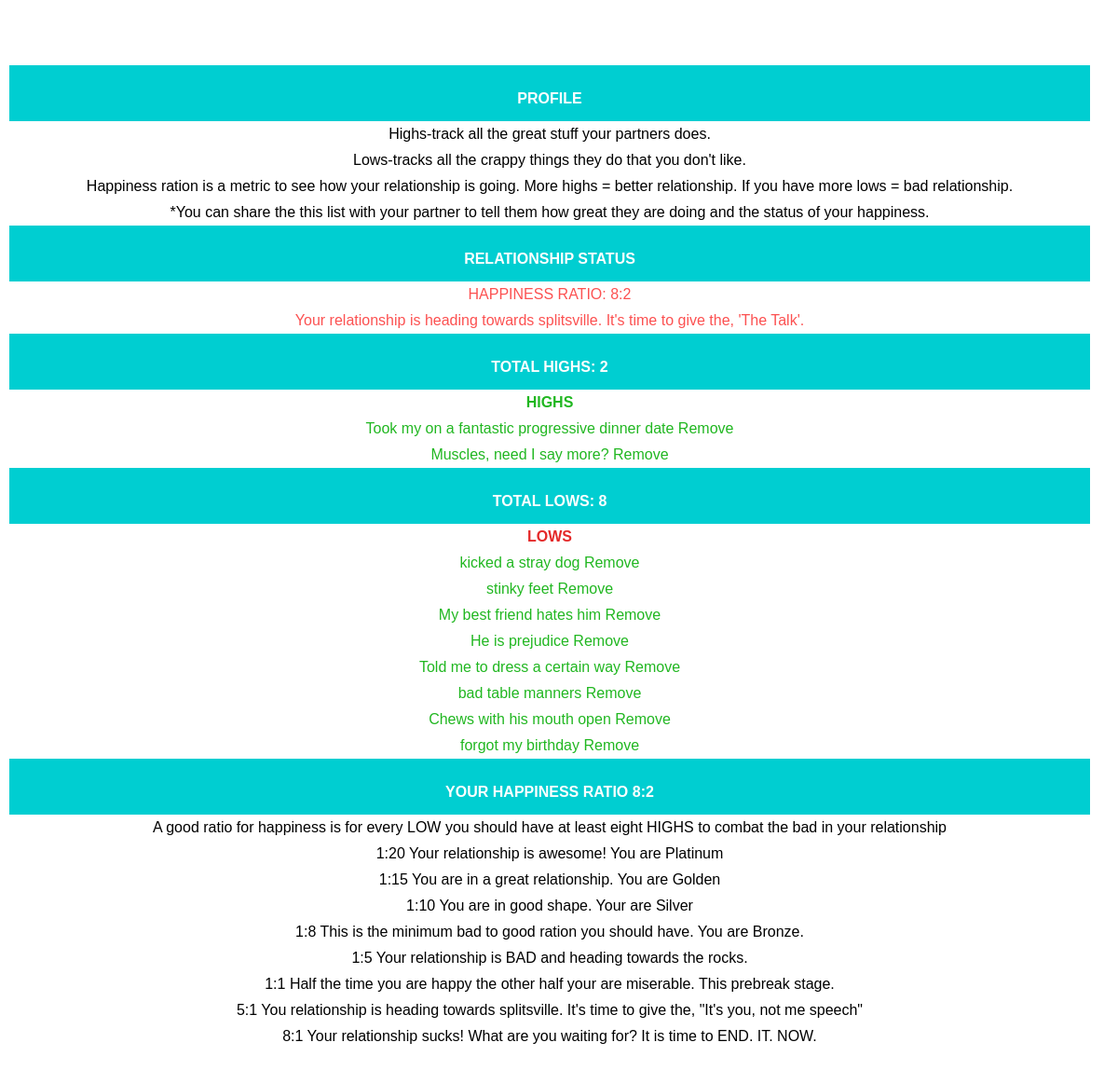
The page /Endit/show_HiLo (signed in) on the database as committed earlier.
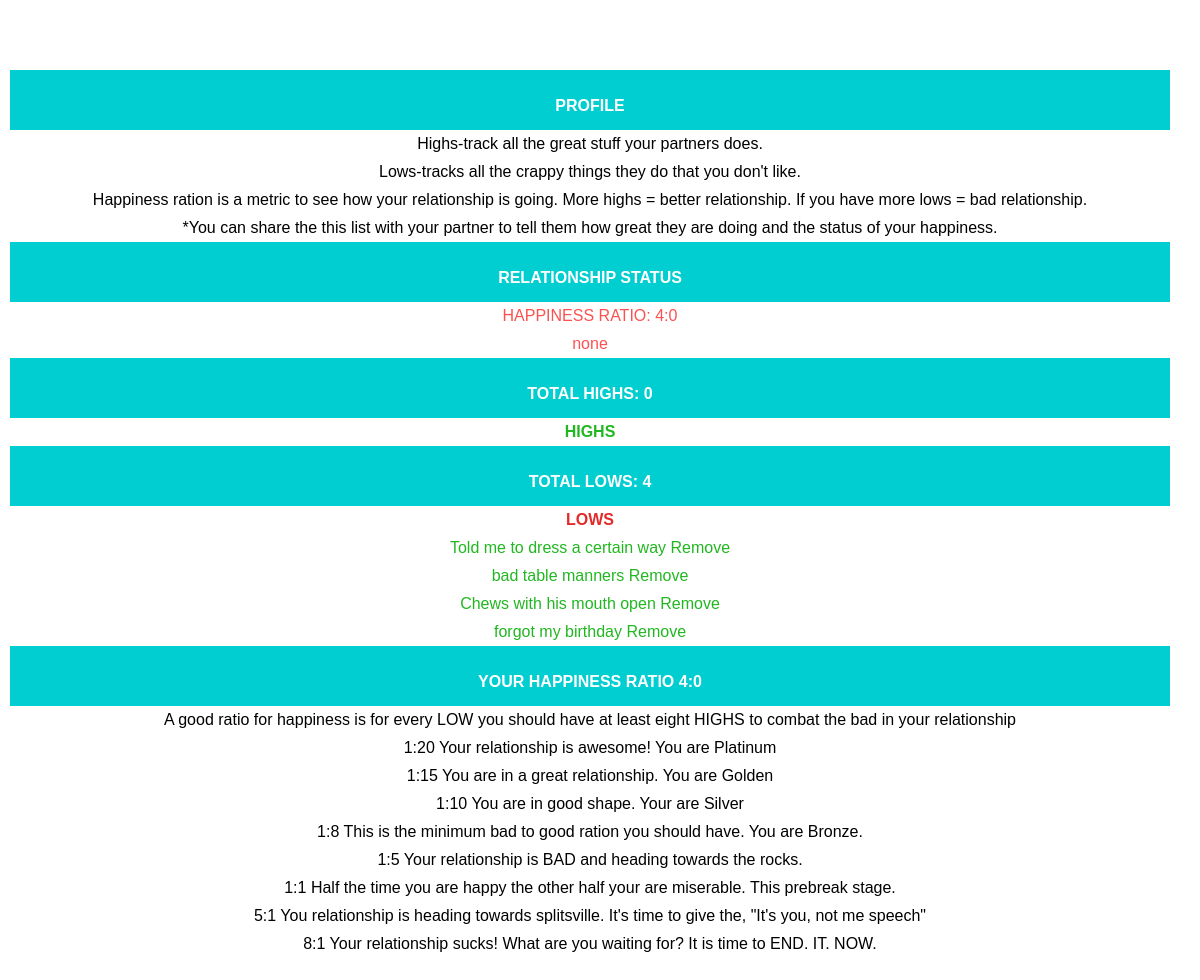
The same page on the database as committed later.
### Endit/models.py (models this page shows, shortened)
class Highs(models.Model):
	description = models.TextField(max_length=250)
	user = models.ForeignKey(User)

class Lows(models.Model):
	description = models.TextField(max_length=250)
	user = models.ForeignKey(User)

### Endit/views.py (the view)
# urls.py: url(r'^show_HiLo/(?P<high_id>[0-9]+)/delete$', views.delete_Hi, name='delete_Hi'),
def show_HiLo(request):
	highs = Highs.objects.filter(user_id=request.user.id)
	lows = Lows.objects.filter(user_id=request.user.id)
	total_highs = 0
	total_lows = 0
	for high in highs:
		total_highs += 1
	print total_highs
	for low in lows:
		total_lows += 1
	print total_lows
	if total_highs:
		ratio = float(total_lows)/total_highs
	else:
		ratio = 0
		message = "none"
	if ratio > 0.9:
		message = "Your relationship is awesome! You are Platinum. The notebook couple has nothing on you."
	if ratio > 0.8:
		message = "Your relationship is great! You are Golden."
	if ratio > 0.5:
		message = "Your relationship is good! You are Silver."
	if ratio > 0.3:
		message = "Your relationship is okay. You are Brozne. You would last longer than Hollywood couple."
	if ratio >  0.1:
		message = "Your relationship could be better. Your relationship is So-So"
	if ratio > 0.0:
		message = "Your relationship is BAD. Trash day if fast approaching."
	if ratio > 2.0:
		message = "Your relationship is heading towards splitsville. It's time to give the, 'The Talk'."
	if ratio > 4.0:
		message = "Your relationship sucks! What are you waiting for? It is time to END.IT.NOW."
	return render(request,'Endit/HiLo.html',{'highs':highs,'lows':lows,'total_highs':str(total_highs),'total_lows':str(total_lows),"message":message})

### Endit/templates/Endit/HiLo.html (shortened to what this page needs)
{% load staticfiles %}
<link rel="stylesheet" type="text/css" href="{% static 'Endit/style.css' %}" />
<!DOCTYPE html>
<head>
</head>
<body>
	<h1> PROFILE</h1>
	<p> Highs-track all the great stuff your partners does.</p>
	<p> Lows-tracks all the crappy things they do that you don't like.
	<p>Happiness ration is a metric to see how your relationship is going. More highs = better relationship. If you have more lows = bad relationship.
</p> *You can share the this list with your partner to tell them how great they are doing and the status of your happiness. </p>
<h1> RELATIONSHIP STATUS</h1>
<h2> HAPPINESS RATIO: {{total_lows}}:{{total_highs}}
	<p>{{message}}</p>
	<h1>TOTAL HIGHS: {{ total_highs }}</h1>
<h2 id='highs'>HIGHS</h2>
{% if highs %}
	<ul>
		{% for high in highs %}
		<li><a>{{ high.description }}</a>
			<a href="/Endit/show_HiLo/{{ high.id}}/delete">Remove</a></li>
		{% endfor %}
	</ul>
	{% endif %}
<h1>TOTAL LOWS: {{ total_lows }}</h1>
<h2 id='lows'>LOWS</h2>
{% if lows %}
	<ul class="lows_items">
		{% for low in lows %}
		<li><a>{{ low.description }}</a>
			<a href="/Endit/show_HiLo/{{ low.id }}/delete_low">Remove</a></li>
		{% endfor %}
	</ul>
	{% endif %}
<h1> YOUR HAPPINESS RATIO {{total_lows}}:{{total_highs}} {{ ratio }}</h1>
<p> A good ratio for happiness is for every LOW you should have at least eight HIGHS to combat the bad in your relationship</p>
	<ol>
		<li>1:20 Your relationship is awesome! You are Platinum</li>
		<li> 1:15  You are in a great relationship. You are Golden</li>
		<li>1:10 You are in good shape. Your are Silver</li>
		<li> 1:8 This is the minimum bad to good ration you should have. You are Bronze.
		<li>1:5 Your relationship is BAD and heading towards the rocks.
		<li>1:1 Half the time you are happy the other half your are miserable. This prebreak stage.
		<li> 5:1 You relationship is heading towards splitsville. It's time to give the, "It's you, not me speech"
		<li> 8:1 Your relationship sucks! What are you waiting for? It is time to END. IT. NOW.

### Endit/static/Endit/style.css (style rules this page uses)
*, *:before, *:after { box-sizing: inherit; }
html, body, div, span, applet, object, iframe, h1, h2, h3, h4, h5, h6, p, blockquote, pre, a, abbr, acronym, address, big, cite, code, del, dfn, em, img, ins, kbd, q, s, samp, small, strike, strong, sub, sup, tt, var, b, u, i, center, dl, dt, dd, ol, ul, li, fieldset, form, label, legend, table, caption, tbody, tfoot, thead, tr, th, td, article, aside, canvas, details, embed, figure, figcaption, footer, header, hgroup, menu, nav, output, ruby, section, summary, time, mark, audio, video { margin: 0; padding: 0; border: 0; font-size: 100%; font: inherit; vertical-align: baseline; box-sizing: border-box; }
body { line-height: 1.75; }
ol, ul { list-style: none; overflow: auto; }
a { text-decoration: none; color: #21B721; }
body { font-family: Helvetica, sans-serif; -webkit-font-smoothing: antialiased; padding: 1rem 0.938rem; margin: 0 auto; min-width: 37.5rem; text-align: center; overflow: auto; margin-top: 5%; margin-left: 0px; margin-right: 20px; margin-bottom: 5%; padding: 10px 10px; }
h1 { color: white; background-color: #00CED1; font-weight: bold; font-family:'Bad Script',Helvetica, sans-serif; height: 60px; padding: 1.35rem; }
h2 { font-family: Helvetica; font-weight: italic; color: #FC5151; }
#highs { color:#21B721; font-weight: bold; }
#lows { color: #E42929; font-weight: bold; }
.lows_items { color:#FC5151; }

Rows that differ between the two databases and show on the page:
removed Highs: description "Took my on a fantastic progressive dinner date"
removed Highs: description "Muscles, need I say more?"
removed Lows: description "kicked a stray dog"
removed Lows: description "stinky feet"
removed Lows: description "My best friend hates him"
removed Lows: description "He is prejudice"
Other text that changed with them:
{{ total_lows }}: "8" → "4"
{{ total_highs }}: "2" → "0"
{{ message }}: "Your relationship is heading towards splitsville. It's time to give the, 'The Talk'." → "none"
